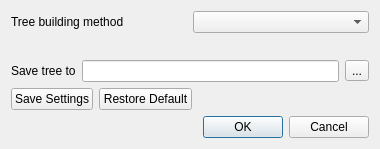
<?xml version="1.0" encoding="UTF-8"?>
<ui version="4.0">
 <class>CreatePhyTree</class>
 <widget class="QDialog" name="CreatePhyTree">
  <property name="geometry">
   <rect>
    <x>0</x>
    <y>0</y>
    <width>380</width>
    <height>189</height>
   </rect>
  </property>
  <property name="minimumSize">
   <size>
    <width>0</width>
    <height>0</height>
   </size>
  </property>
  <property name="windowTitle">
   <string>Build Phylogenetic Tree</string>
  </property>
  <property name="modal">
   <bool>true</bool>
  </property>
  <layout class="QGridLayout" name="gridLayout">
   <property name="sizeConstraint">
    <enum>QLayout::SetMinAndMaxSize</enum>
   </property>
   <item row="0" column="0">
    <layout class="QVBoxLayout" name="verticalLayout">
     <property name="sizeConstraint">
      <enum>QLayout::SetMinAndMaxSize</enum>
     </property>
     <item>
      <layout class="QHBoxLayout" name="horizontalLayout">
       <property name="sizeConstraint">
        <enum>QLayout::SetMinAndMaxSize</enum>
       </property>
       <property name="bottomMargin">
        <number>15</number>
       </property>
       <item>
        <widget class="QLabel" name="label">
         <property name="text">
          <string>Tree building method</string>
         </property>
        </widget>
       </item>
       <item>
        <widget class="QComboBox" name="algorithmBox"/>
       </item>
      </layout>
     </item>
     <item>
      <widget class="QWidget" name="settingsContainer" native="true">
       <layout class="QVBoxLayout" name="settingsContainerLayout">
        <property name="spacing">
         <number>0</number>
        </property>
        <property name="sizeConstraint">
         <enum>QLayout::SetMinAndMaxSize</enum>
        </property>
        <property name="leftMargin">
         <number>0</number>
        </property>
        <property name="topMargin">
         <number>0</number>
        </property>
        <property name="rightMargin">
         <number>0</number>
        </property>
        <property name="bottomMargin">
         <number>0</number>
        </property>
       </layout>
      </widget>
     </item>
     <item>
      <layout class="QHBoxLayout" name="horizontalLayout_2">
       <property name="sizeConstraint">
        <enum>QLayout::SetMinAndMaxSize</enum>
       </property>
       <item>
        <widget class="QLabel" name="label_2">
         <property name="text">
          <string>Save tree to</string>
         </property>
        </widget>
       </item>
       <item>
        <widget class="QLineEdit" name="fileNameEdit"/>
       </item>
       <item>
        <widget class="QToolButton" name="browseButton">
         <property name="text">
          <string>...</string>
         </property>
        </widget>
       </item>
      </layout>
     </item>
     <item>
      <layout class="QHBoxLayout" name="horizontalLayout_7">
       <property name="sizeConstraint">
        <enum>QLayout::SetMinAndMaxSize</enum>
       </property>
       <item>
        <widget class="QPushButton" name="storeSettings">
         <property name="text">
          <string>Save Settings</string>
         </property>
        </widget>
       </item>
       <item>
        <widget class="QPushButton" name="restoreSettings">
         <property name="text">
          <string>Restore Default</string>
         </property>
        </widget>
       </item>
       <item>
        <spacer name="horizontalSpacer_4">
         <property name="orientation">
          <enum>Qt::Horizontal</enum>
         </property>
         <property name="sizeHint" stdset="0">
          <size>
           <width>40</width>
           <height>20</height>
          </size>
         </property>
        </spacer>
       </item>
      </layout>
     </item>
    </layout>
   </item>
   <item row="1" column="0">
    <widget class="QDialogButtonBox" name="buttonBox">
     <property name="standardButtons">
      <set>QDialogButtonBox::Cancel|QDialogButtonBox::Ok</set>
     </property>
    </widget>
   </item>
  </layout>
 </widget>
 <resources/>
 <connections>
  <connection>
   <sender>buttonBox</sender>
   <signal>rejected()</signal>
   <receiver>CreatePhyTree</receiver>
   <slot>reject()</slot>
   <hints>
    <hint type="sourcelabel">
     <x>173</x>
     <y>180</y>
    </hint>
    <hint type="destinationlabel">
     <x>173</x>
     <y>100</y>
    </hint>
   </hints>
  </connection>
  <connection>
   <sender>buttonBox</sender>
   <signal>accepted()</signal>
   <receiver>CreatePhyTree</receiver>
   <slot>accept()</slot>
   <hints>
    <hint type="sourcelabel">
     <x>189</x>
     <y>173</y>
    </hint>
    <hint type="destinationlabel">
     <x>189</x>
     <y>96</y>
    </hint>
   </hints>
  </connection>
 </connections>
</ui>
